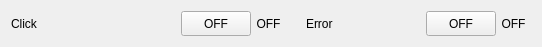
  <widget class="QWidget" name="layoutWidget">
   <property name="geometry">
    <rect>
     <x>30</x>
     <y>120</y>
     <width>541</width>
     <height>29</height>
    </rect>
   </property>
   <layout class="QHBoxLayout" name="BuzzerLayout">
    <property name="spacing">
     <number>0</number>
    </property>
    <item>
     <widget class="QLabel" name="LBSingleClk">
      <property name="sizePolicy">
       <sizepolicy hsizetype="Fixed" vsizetype="Preferred">
        <horstretch>0</horstretch>
        <verstretch>0</verstretch>
       </sizepolicy>
      </property>
      <property name="minimumSize">
       <size>
        <width>170</width>
        <height>25</height>
       </size>
      </property>
      <property name="focusPolicy">
       <enum>Qt::NoFocus</enum>
      </property>
      <property name="text">
       <string>Click</string>
      </property>
      <property name="textFormat">
       <enum>Qt::AutoText</enum>
      </property>
      <property name="scaledContents">
       <bool>false</bool>
      </property>
      <property name="alignment">
       <set>Qt::AlignLeading|Qt::AlignLeft|Qt::AlignVCenter</set>
      </property>
      <property name="wordWrap">
       <bool>false</bool>
      </property>
      <property name="openExternalLinks">
       <bool>false</bool>
      </property>
     </widget>
    </item>
    <item>
     <widget class="QToolButton" name="BtnChkSingleClk">
      <property name="minimumSize">
       <size>
        <width>70</width>
        <height>25</height>
       </size>
      </property>
      <property name="cursor">
       <cursorShape>PointingHandCursor</cursorShape>
      </property>
      <property name="focusPolicy">
       <enum>Qt::TabFocus</enum>
      </property>
      <property name="text">
       <string>OFF</string>
      </property>
      <property name="checkable">
       <bool>true</bool>
      </property>
     </widget>
    </item>
    <item>
     <widget class="QToolButton" name="BtnSoundSingle">
      <property name="minimumSize">
       <size>
        <width>35</width>
        <height>25</height>
       </size>
      </property>
      <property name="cursor">
       <cursorShape>PointingHandCursor</cursorShape>
      </property>
      <property name="focusPolicy">
       <enum>Qt::TabFocus</enum>
      </property>
      <property name="toolTip">
       <string>Play</string>
      </property>
      <property name="text">
       <string>OFF</string>
      </property>
      <property name="icon">
       <iconset resource="T3kCfgRes.qrc">
        <normaloff>:/T3kCfgRes/Resources/PNG_ICON_PLAY_BUZZER.png</normaloff>:/T3kCfgRes/Resources/PNG_ICON_PLAY_BUZZER.png</iconset>
      </property>
      <property name="autoRaise">
       <bool>true</bool>
      </property>
     </widget>
    </item>
    <item>
     <spacer name="HSpacer2">
      <property name="orientation">
       <enum>Qt::Horizontal</enum>
      </property>
      <property name="sizeType">
       <enum>QSizePolicy::Fixed</enum>
      </property>
      <property name="sizeHint" stdset="0">
       <size>
        <width>20</width>
        <height>20</height>
       </size>
      </property>
     </spacer>
    </item>
    <item>
     <layout class="QHBoxLayout" name="ErrorLayout">
      <property name="spacing">
       <number>0</number>
      </property>
      <item>
       <widget class="QLabel" name="LBError">
        <property name="sizePolicy">
         <sizepolicy hsizetype="Fixed" vsizetype="Preferred">
          <horstretch>0</horstretch>
          <verstretch>0</verstretch>
         </sizepolicy>
        </property>
        <property name="minimumSize">
         <size>
          <width>120</width>
          <height>25</height>
         </size>
        </property>
        <property name="focusPolicy">
         <enum>Qt::NoFocus</enum>
        </property>
        <property name="text">
         <string>Error</string>
        </property>
        <property name="textFormat">
         <enum>Qt::AutoText</enum>
        </property>
        <property name="scaledContents">
         <bool>false</bool>
        </property>
        <property name="alignment">
         <set>Qt::AlignLeading|Qt::AlignLeft|Qt::AlignVCenter</set>
        </property>
        <property name="wordWrap">
         <bool>false</bool>
        </property>
        <property name="openExternalLinks">
         <bool>false</bool>
        </property>
       </widget>
      </item>
      <item>
       <widget class="QToolButton" name="BtnChkError">
        <property name="minimumSize">
         <size>
          <width>70</width>
          <height>25</height>
         </size>
        </property>
        <property name="cursor">
         <cursorShape>PointingHandCursor</cursorShape>
        </property>
        <property name="focusPolicy">
         <enum>Qt::TabFocus</enum>
        </property>
        <property name="text">
         <string>OFF</string>
        </property>
        <property name="checkable">
         <bool>true</bool>
        </property>
        <property name="popupMode">
         <enum>QToolButton::DelayedPopup</enum>
        </property>
        <property name="toolButtonStyle">
         <enum>Qt::ToolButtonIconOnly</enum>
        </property>
        <property name="autoRaise">
         <bool>false</bool>
        </property>
       </widget>
      </item>
      <item>
       <widget class="QToolButton" name="BtnSoundError">
        <property name="minimumSize">
         <size>
          <width>35</width>
          <height>25</height>
         </size>
        </property>
        <property name="cursor">
         <cursorShape>PointingHandCursor</cursorShape>
        </property>
        <property name="focusPolicy">
         <enum>Qt::TabFocus</enum>
        </property>
        <property name="toolTip">
         <string>Play</string>
        </property>
        <property name="text">
         <string>OFF</string>
        </property>
        <property name="icon">
         <iconset resource="T3kCfgRes.qrc">
          <normaloff>:/T3kCfgRes/Resources/PNG_ICON_PLAY_BUZZER.png</normaloff>:/T3kCfgRes/Resources/PNG_ICON_PLAY_BUZZER.png</iconset>
        </property>
        <property name="checkable">
         <bool>false</bool>
        </property>
        <property name="autoRepeat">
         <bool>false</bool>
        </property>
        <property name="autoExclusive">
         <bool>false</bool>
        </property>
        <property name="popupMode">
         <enum>QToolButton::DelayedPopup</enum>
        </property>
        <property name="toolButtonStyle">
         <enum>Qt::ToolButtonIconOnly</enum>
        </property>
        <property name="autoRaise">
         <bool>true</bool>
        </property>
       </widget>
      </item>
      <item>
       <spacer name="HSpacer3">
        <property name="orientation">
         <enum>Qt::Horizontal</enum>
        </property>
        <property name="sizeHint" stdset="0">
         <size>
          <width>40</width>
          <height>20</height>
         </size>
        </property>
       </spacer>
      </item>
     </layout>
    </item>
   </layout>
  </widget>
